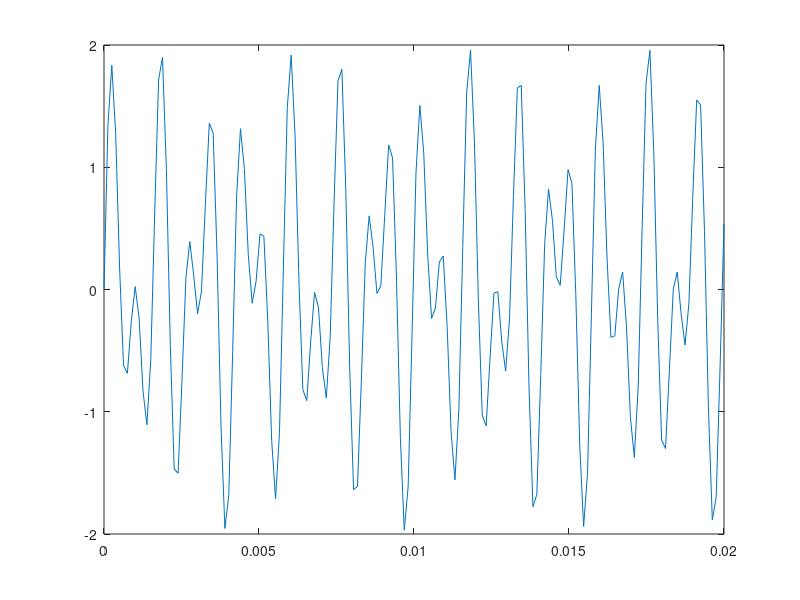
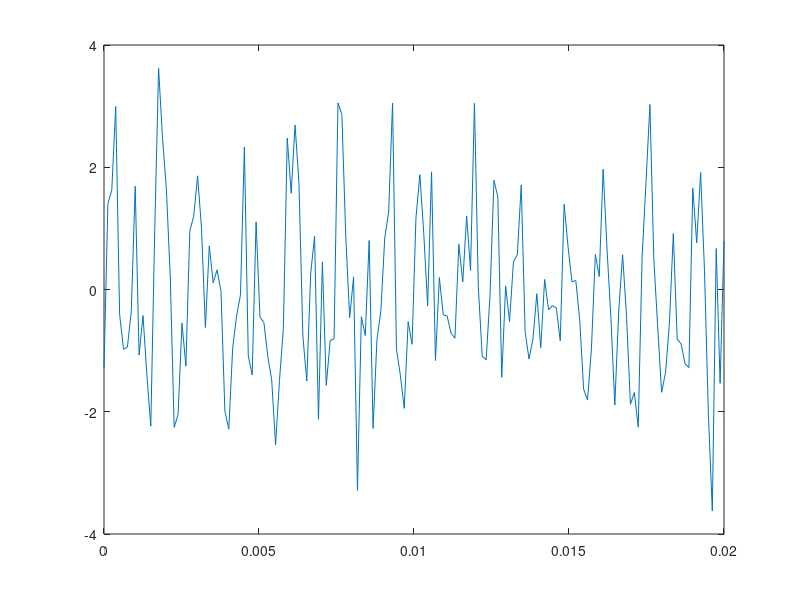

Write the MATLAB code that produced these figures, in order. (Note: this script raises an error after producing the figures.)
%{
EE-2347 Project 4 TestDecoder
Contributers: Brian McRee
11/30/2013

Published open-source on Git: LegallyKF5RCL/MatlabProjectFINAL
%}

clc;
clear all;
close all;

%initialize
Wav = 2;
Samples = 8000;
Amp = 1;
Fqs = [697 770 852 941 1209 1336 1477 1633];
Time = .02;
SampTime = Time * Samples;


%make matricies
%Sinusoids = zeros(Wav, SampTime);
Sinusoid1 = zeros(1, SampTime);
Sinusoid2 = zeros(1, SampTime);
%FinalWave = zeros(1, SampTime);
X = linspace(0, Time, SampTime);


for i = 1:SampTime
    Sinusoid1(1,i) = sin(2 * pi * 697 * X(i));
end
for i = 1:SampTime
    Sinusoid2(1,i) = sin(2 * pi * 1209 * X(i));
end

FinalWave = Sinusoid1 + Sinusoid2;


AWGN_FinalWave1 = awgn(FinalWave, 40);
AWGN_FinalWave2 = awgn(FinalWave, 0);

plot(X, FinalWave);
figure;
plot(X, AWGN_FinalWave2);
figure;

FreqIndecies = round(Fqs / Samples * SampTime + 1);
%FreqIndecies = round(FreqIndecies * Samples / SampTime);

%FrewIndecies = Fqs + 1;

GoGoGoertzel = goertzel(FinalWave, FreqIndecies);
stem(Fqs, abs(GoGoGoertzel));
figure;


GoGoGoertzel = goertzel(AWGN_FinalWave1, FreqIndecies);
stem(Fqs, abs(GoGoGoertzel));
figure;

GoGoGoertzel = goertzel(AWGN_FinalWave2, FreqIndecies);
stem(Fqs, abs(GoGoGoertzel));










